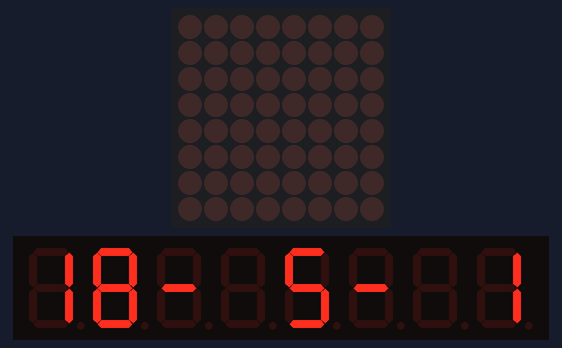
Recording of a sketch running on a simulated Arduino Uno, built with avr-gcc and run on an emulated ATmega328P. Parts: 8×8 LED matrix, 8-digit seven-segment display.

Above: at 1.1 s.
At 5.1 s:
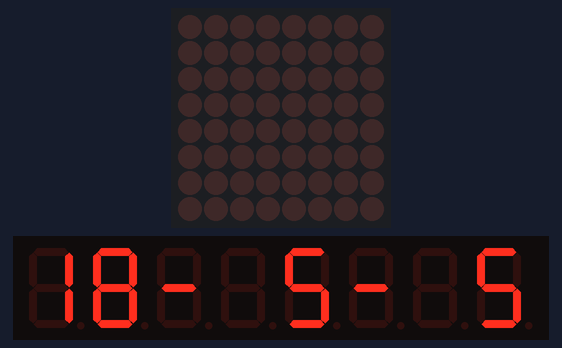
At 10.1 s:
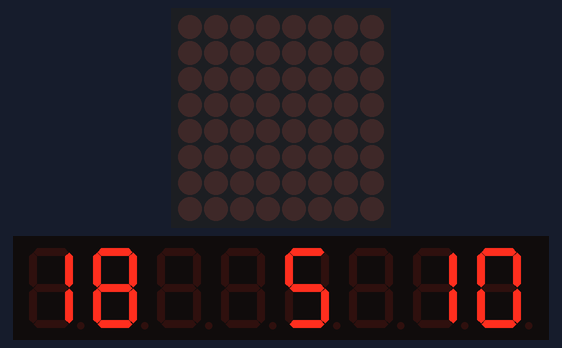
At 19.1 s:
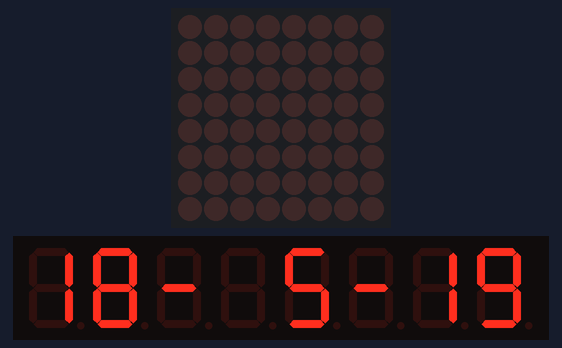
At 29.1 s:
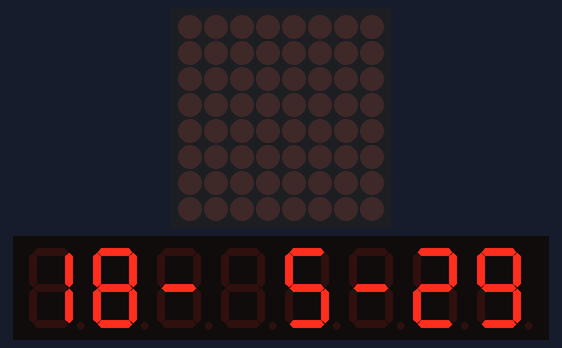
At 38.1 s:
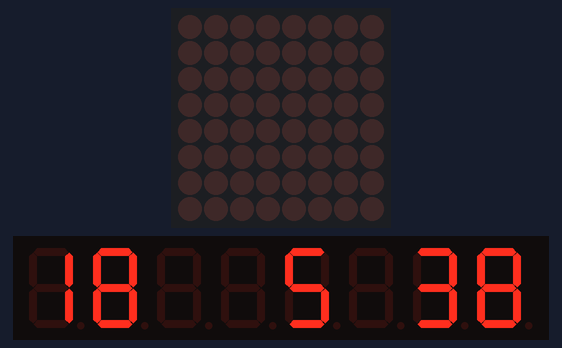

Measured:
- what the display in image 0 shows lasts 1.0 s, from 1.0 s to 2.0 s

The sketch:

103-1_Orologio.ino
```cpp
//      progetto:  103 Orologio Data e Cronometro
//          file:  103-1_Orologio
//   descrizione:  visualizza ora, minuti, secondi
//       shields:  max7219 + 8 x display 7 segmenti
//      librerie:  LedControl
// versione-data:  v1.a - 27-12-2016
//        autore:  www.aldopi.it

#define clk 10
#define cs 11
#define datain 12
#include "LedControl.h"
LedControl led = LedControl(datain, clk, cs, 1);

byte ora     = 18;  // ora start
byte minuti  = 05;  // minuti start
byte secondi = 00;  // secondi start

unsigned long timer = 0;

void setup() {
  led.shutdown(0, false);
  led.setIntensity(0, 3);
  led.clearDisplay(0);
  timer = millis();
}

void loop() {
  int i = millis() - timer;
  if (i > 999) {
    timer = millis();
    incremento();
    visualizzo_ora();
  }
}

void incremento() {
  secondi ++;
  if (secondi == 60) {
    secondi = 0;
    minuti++;
    if (minuti == 60) {
      minuti = 0;
      ora++;
      if (ora == 24)
        ora = 0;
    }
  }
}

void visualizzo_ora() {
  if (secondi % 2)   {
    led.setRow(0, 5, 1);
    led.setRow(0, 2, 1);
  }  else {
    led.setRow(0, 5, 0);
    led.setRow(0, 2, 0);
  }
  //  ora
  if (((ora / 10) % 10) == 0) led.setRow(0, 7, 0);
  else led.setDigit(0, 7, (ora / 10) % 10, false);
  led.setDigit(0, 6, ora % 10, false);
  //  minuti
  if (((minuti / 10) % 10) == 0) led.setRow(0, 4, 0);
  else led.setDigit(0, 4, (minuti / 10) % 10, false);
  led.setDigit(0, 3, minuti % 10, false);
  //  secondi
  if (((secondi / 10) % 10) == 0) led.setRow(0, 1, 0);
  else  led.setDigit(0, 1, (secondi / 10) % 10, false);
  led.setDigit(0, 0, secondi % 10, false);
}

// EOF
```
